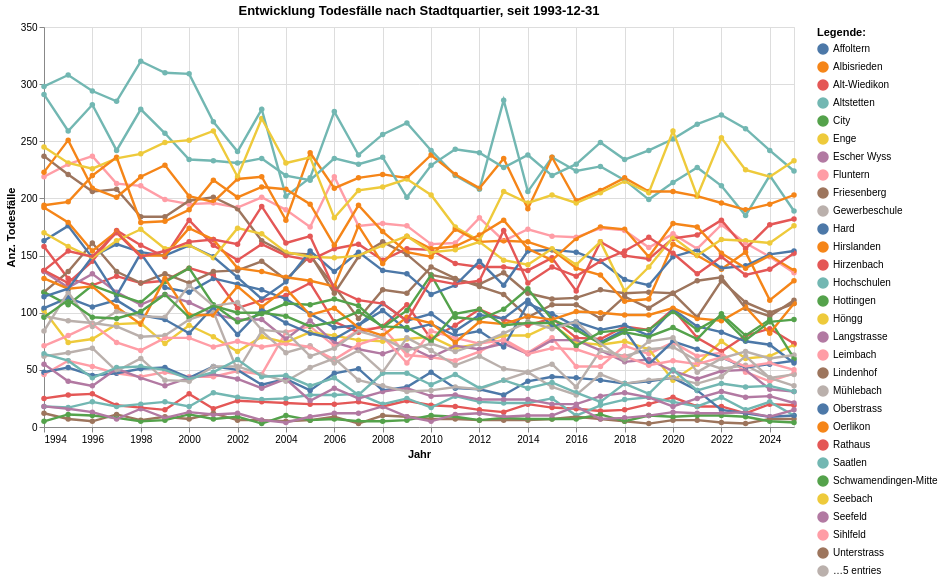

Source (notebook cell):
### Code cell
grafik1 = mypy_dv.plot_altair_multiline_highlight(
    data = myAgg1.reset_index().sort_values('QuarSort', ascending=True)
    ,x = 'StichtagDatJahr:T'
    ,y = 'sum_AnzSterWir:Q'
    ,x_beschriftung = 'Jahr'
    , y_beschriftung = 'Anz. Todesfälle'
    ,category = "QuarLang:N"
    ,category_beschriftung= 'Legende:'
    ,warning_status = "ignore" #always or ignore
    ,myTitle="Entwicklung Todesfälle nach Stadtquartier, seit "+data_min_date
)
grafik1

### Figure 1 — Vega-Lite specification as saved in the notebook (floating-point values rounded to 4 significant figures; data arrays with more than 128 entries replaced by an {"elided": "..."} marker saying what was removed)
{"config": {"view": {"continuousWidth": 300, "continuousHeight": 300}}, "layer": [{"mark": {"type": "circle"}, "encoding": {"color": {"field": "QuarLang", "legend": {"orient": "right", "title": "Legende:"}, "scale": {"scheme": "tableau10"}, "type": "nominal"}, "opacity": {"value": 1.3}, "tooltip": [{"field": "StichtagDatJahr", "type": "temporal"}, {"field": "QuarLang", "type": "nominal"}, {"field": "sum_AnzSterWir", "type": "quantitative"}], "x": {"axis": {"title": "Jahr"}, "field": "StichtagDatJahr", "type": "temporal"}, "y": {"axis": {"title": "Anz. Todesfälle"}, "field": "sum_AnzSterWir", "type": "quantitative"}}, "name": "view_1", "title": "Entwicklung Todesfälle nach Stadtquartier, seit 1993-12-31"}, {"mark": {"type": "line"}, "encoding": {"color": {"field": "QuarLang", "legend": {"orient": "right", "title": "Legende:"}, "scale": {"scheme": "tableau10"}, "type": "nominal"}, "strokeWidth": {"condition": {"test": {"not": {"param": "param_1"}}, "value": 1.2}, "value": 2.4}, "tooltip": [{"field": "StichtagDatJahr", "type": "temporal"}, {"field": "QuarLang", "type": "nominal"}, {"field": "sum_AnzSterWir", "type": "quantitative"}], "x": {"axis": {"title": "Jahr"}, "field": "StichtagDatJahr", "type": "temporal"}, "y": {"axis": {"title": "Anz. Todesfälle"}, "field": "sum_AnzSterWir", "type": "quantitative"}}, "title": "Entwicklung Todesfälle nach Stadtquartier, seit 1993-12-31"}], "data": {"name": "data-aa12a98518036659ae6667c8e9f17908"}, "height": 400, "params": [{"name": "param_1", "select": {"type": "point", "fields": ["QuarLang:N"], "nearest": true, "on": "pointerover"}, "views": ["view_1"]}], "width": 750, "$schema": "https://vega.github.io/schema/vega-lite/v5.8.0.json", "datasets": {"data-aa12a98518036659ae6667c8e9f17908": {"elided": "1088 records"}}}
